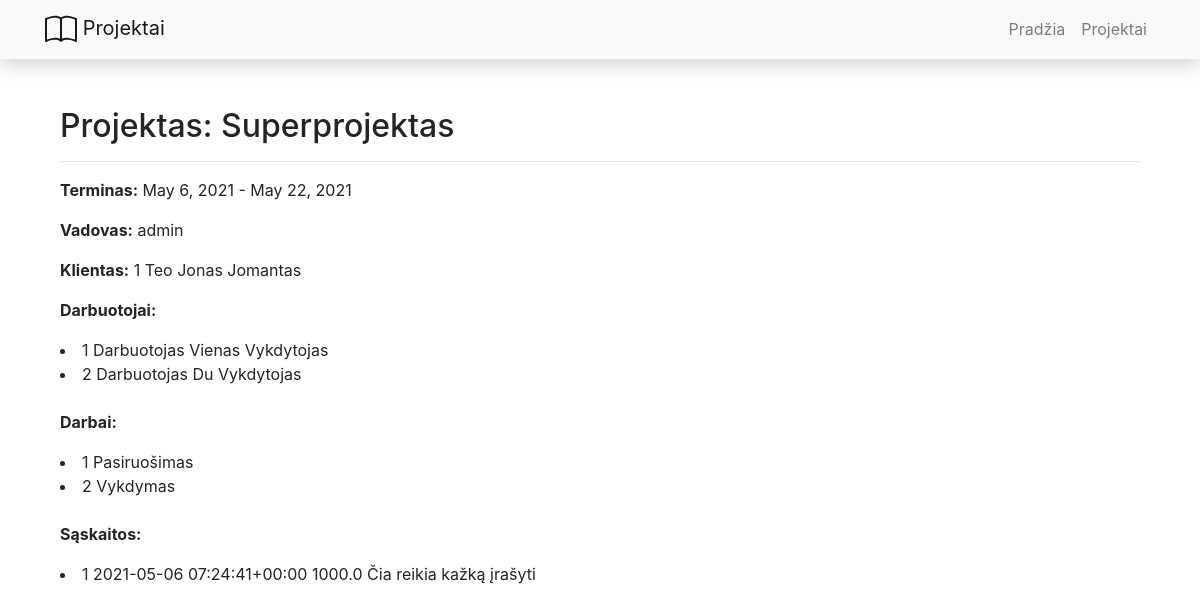
/projects/1/, run on the app's committed database.
### projects/models.py (models this page shows, shortened)
class Project(models.Model):
    name = models.CharField('Name', max_length=200)
    start_date = models.DateField('Start date')
    end_date = models.DateField('End date')
    client = models.ForeignKey('Client', on_delete=models.SET_NULL, null=True)
    manager = models.ForeignKey(User, verbose_name="Manager", on_delete=models.SET_NULL, null=True)
    employees = models.ManyToManyField('Employee', verbose_name="Employees")

class Client(models.Model):
    name = models.CharField('Name', max_length=200, null=True)
    lastname = models.CharField('Lastname', max_length=200, null=True)
    company = models.CharField('Company', max_length=200)
    contacts = models.CharField('Contacts', max_length=200, null=True)
    def __str__(self):
        return f'{self.id} {self.company} {self.name} {self.lastname}'

class Employee(models.Model):
    name = models.CharField('Name', max_length=200)
    lastname = models.CharField('Lastname', max_length=200)
    position = models.CharField('Pareigos', max_length=200, null=True)
    def __str__(self):
        return f'{self.id} {self.name} {self.lastname} {self.position}'

class Job(models.Model):
    title = models.CharField('Title', max_length=200)
    info = models.TextField('Information', null=True)
    project = models.ForeignKey('Project', verbose_name="Project", on_delete=models.SET_NULL, null=True, related_name='jobs')
    def __str__(self):
        return f'{self.id} {self.title}'

class Invoice(models.Model):
    date = models.DateTimeField('Date', null=True)
    info = models.TextField('Information', null=True)
    total = models.FloatField('Total')
    project = models.ForeignKey('Project', verbose_name="Project", on_delete=models.SET_NULL, null=True, related_name='invoices')
    def __str__(self):
        return f'{self.id} {self.date} {self.total} {self.info}'

### projects/views.py (the view)
# urls.py: path('<int:pk>/', views.ProjectDetailView.as_view(), name='project'),
class ProjectDetailView(generic.DetailView):
    model = Project
    template_name = 'project.html'

### projects/templates/project.html (shortened to what this page needs)
{% extends "base.html" %}
{% block content %}
    <div class="container project">
    <h2>Projektas: {{ project.name }}</h2>
    <hr/>
    <p><strong>Terminas:</strong> {{ project.start_date }} - {{ project.end_date }}</p>
    <p><strong>Vadovas:</strong> {{ project.manager }}</p>
    <p><strong>Klientas:</strong> {{ project.client }}</p>
    <p><strong>Darbuotojai:</strong></p>
    {% for employee in project.employees.all %}
        <li>{{ employee }}</li>
    {% endfor %}
    <p><strong>Darbai:</strong></p>
    {% for job in project.jobs.all %}
        <li>{{ job }}</li>
    {% endfor %}
    <p><strong>Sąskaitos:</strong></p>
    {% for invoice in project.invoices.all %}
        <li>{{ invoice }}</li>
    {% endfor %}
    </div>
{% endblock %}

### data on the page
Project: name "Superprojektas", start_date "May 6, 2021", end_date "May 22, 2021", manager "admin", client "1 Teo Jonas Jomantas"
Employee: id+name+lastname "1 Darbuotojas Vienas Vykdytojas"
Employee: id+name+lastname "2 Darbuotojas Du Vykdytojas"
Job: id+title "1 Pasiruošimas"
Job: id+title "2 Vykdymas"
Invoice: id+date+total "1 2021-05-06 07:24:41+00:00 1000.0 Čia reikia kažką įrašyti"
